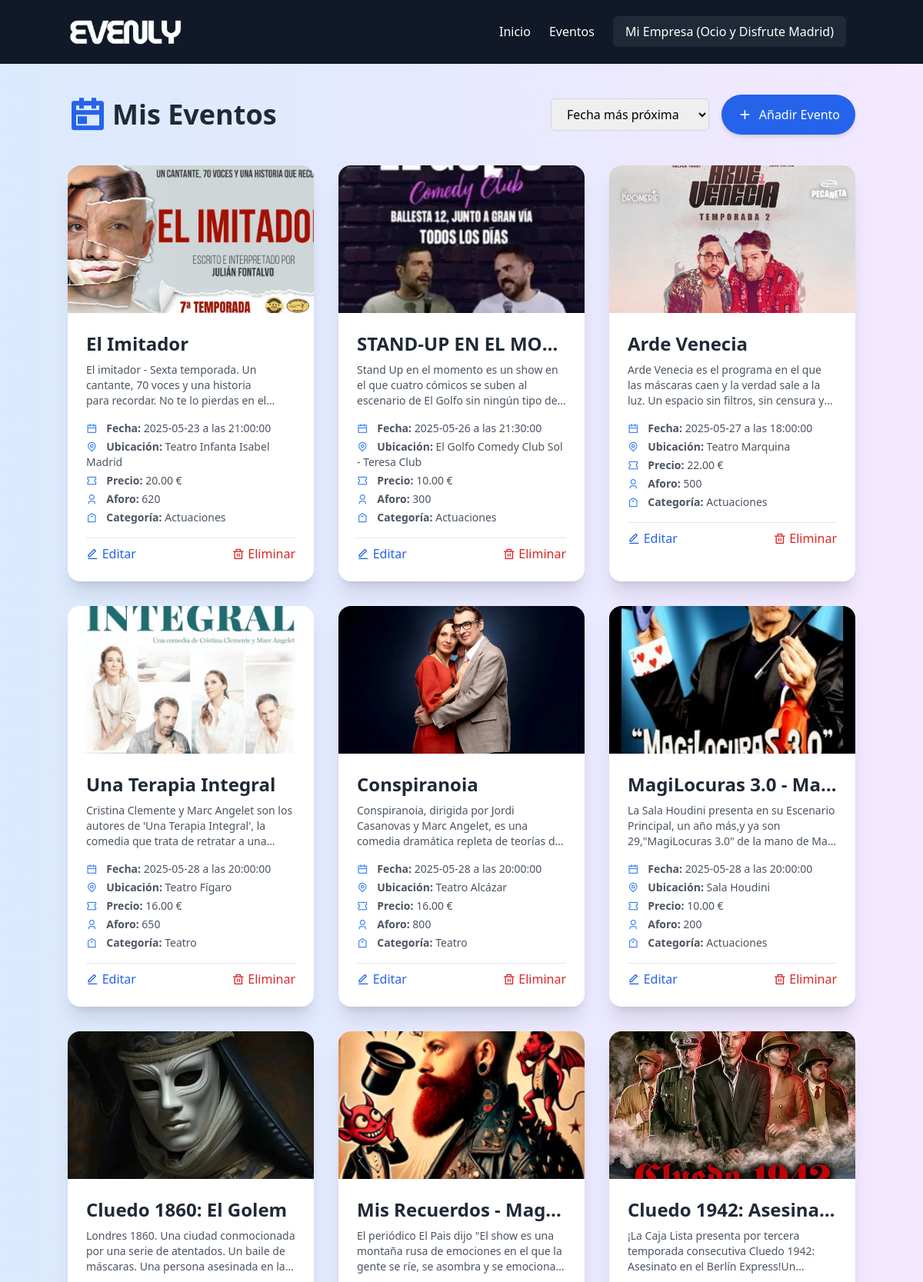
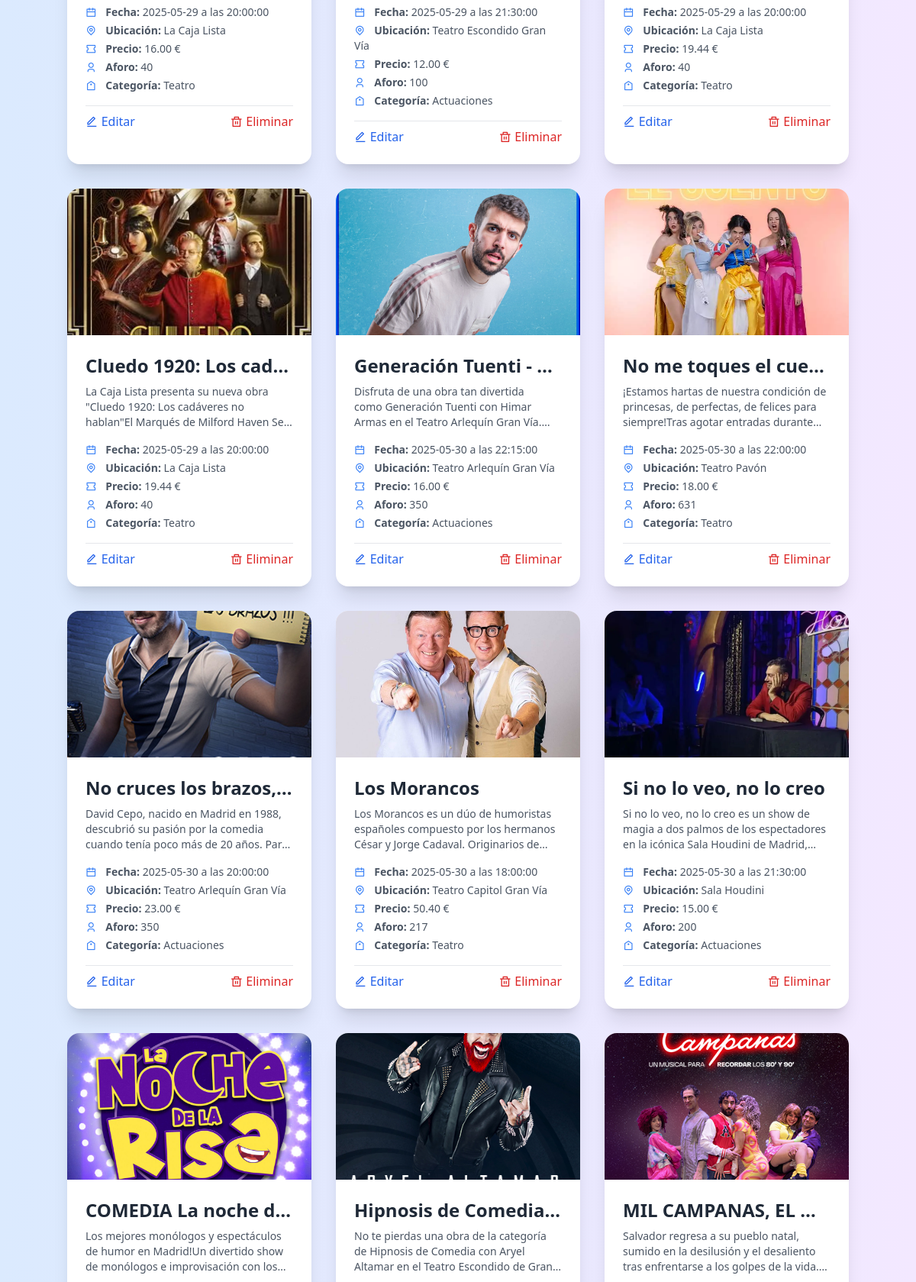
The app's page /deAndresGarcia_Marco_ProyectoTFC/panel_empresa.php (signed in, upper part) with its own data (2 pictures, top to bottom).
### tables this page shows
CREATE TABLE `eventos` (
  `id_evento` int(11) NOT NULL,
  `nombre` varchar(255) NOT NULL,
  `descripcion` text DEFAULT NULL,
  `fecha` datetime NOT NULL,
  `hora` time NOT NULL,
  `ubicacion` varchar(255) NOT NULL,
  `precio` decimal(10,2) NOT NULL,
  `imagen` varchar(255) DEFAULT NULL,
  `aforo` int(11) NOT NULL,
  `id_empresa` int(11) NOT NULL,
  `categoria` varchar(50) NOT NULL DEFAULT 'Concierto'
);

### deAndresGarcia_Marco_ProyectoTFC/panel_empresa.php (the view, shortened to what this page needs)
<?php
require_once "conexion.php";
$id_empresa = $_SESSION["id_empresa"];
$orden      = $_GET["orden"] ?? "fecha_proxima";
switch ($orden) {
    default:
        $orderBy = "fecha ASC";        break;
}
$sql  = "SELECT * FROM eventos WHERE id_empresa = :id_empresa ORDER BY $orderBy";
$stmt = $conexion->prepare($sql);
$stmt->bindParam(":id_empresa", $id_empresa, PDO::PARAM_INT);
$stmt->execute();
$eventos = $stmt->fetchAll(PDO::FETCH_ASSOC);
?>
<!DOCTYPE html>
<html lang="es">
<head>
    <script src="https://cdn.tailwindcss.com"></script>
    <link href="https://cdn.jsdelivr.net/npm/remixicon@3.5.0/fonts/remixicon.css" rel="stylesheet">
</head>
<body class="bg-gradient-to-r from-blue-100 to-purple-100">
<?php include 'includes/headerContacto.php'; ?>
<main class="flex-1 w-full px-4 lg:px-0">
  <div class="container mx-auto py-10">
    <div class="flex flex-col md:flex-row md:items-center md:justify-between gap-6 mb-10">
      <h1 class="text-4xl font-extrabold text-gray-800 flex items-center gap-2">
        <i class="ri-calendar-event-line text-blue-600 text-5xl"></i>
        Mis Eventos
      </h1>
      <div class="flex flex-col sm:flex-row sm:items-center gap-4">
        <form method="GET" class="flex flex-col sm:flex-row sm:items-center gap-2">
          <select name="orden" id="orden" onchange="this.form.submit()" class="px-4 py-2 rounded-md border border-gray-300 focus:ring focus:ring-blue-300">
            <option value="fecha_proxima" <?= $orden === "fecha_proxima" ? "selected" : "" ?>>Fecha más próxima</option>
          </select>
        </form>
        <a href="crear_evento.php" class="inline-flex items-center gap-2 bg-blue-600 text-white px-5 py-3 rounded-full shadow-md hover:bg-blue-700 transition">
          <i class="ri-add-line text-xl"></i> Añadir Evento
        </a>
      </div>
    </div>
    <?php if (count($eventos) === 0): ?>
      <p class="text-gray-600 text-center text-lg">No se encontraron eventos.</p>
    <?php else: ?>
      <div class="grid grid-cols-1 md:grid-cols-2 lg:grid-cols-3 gap-8">
        <?php foreach ($eventos as $evento): ?>
          <div class="bg-white rounded-2xl shadow-xl overflow-hidden hover:shadow-2xl transition duration-300">
            <?php if (!empty($evento["imagen"])): ?>
              <img src="uploads_eventos/<?= htmlspecialchars($evento["imagen"]) ?>" alt="<?= htmlspecialchars($evento["nombre"]) ?>" class="w-full h-48 object-cover">
            <?php else: ?>
              <div class="w-full h-48 bg-gradient-to-r from-blue-200 to-purple-200 flex items-center justify-center text-gray-400">
                <i class="ri-image-line text-5xl"></i>
              </div>
            <?php endif; ?>
            <div class="p-6">
              <h2 class="text-2xl font-bold text-gray-800 mb-2 truncate"><?= htmlspecialchars($evento["nombre"]) ?></h2>
              <p class="text-gray-600 text-sm mb-4 line-clamp-3"><?= strip_tags($evento["descripcion"]) ?></p>
              <ul class="text-sm text-gray-600 space-y-1 mb-4">
                <li><i class="ri-calendar-line text-blue-500 mr-2"></i>
                  <strong>Fecha:</strong> <?= date("Y-m-d", strtotime($evento["fecha"])) ?> a las <?= htmlspecialchars($evento["hora"]) ?></li>
                <li><i class="ri-map-pin-line text-blue-500 mr-2"></i>
                  <strong>Ubicación:</strong> <?= htmlspecialchars($evento["ubicacion"]) ?></li>
                <li><i class="ri-ticket-line text-blue-500 mr-2"></i>
                  <strong>Precio:</strong> <?= htmlspecialchars($evento["precio"]) ?> €</li>
                <li><i class="ri-user-3-line text-blue-500 mr-2"></i>
                  <strong>Aforo:</strong> <?= htmlspecialchars($evento["aforo"]) ?></li>
                <li><i class="ri-price-tag-line text-blue-500 mr-2"></i>
                  <strong>Categoría:</strong> <?= htmlspecialchars($evento["categoria"]) ?></li>
              </ul>
              <div class="flex justify-between items-center pt-2 border-t mt-4">
                <a href="editar_evento.php?id=<?= $evento["id_evento"] ?>" class="text-blue-600 hover:underline flex items-center gap-1">
                  <i class="ri-edit-line"></i> Editar
                </a>
                <a href="eliminar_evento.php?id=<?= $evento["id_evento"] ?>" class="text-red-600 hover:underline flex items-center gap-1">
                  <i class="ri-delete-bin-line"></i> Eliminar
                </a>
              </div>
            </div>
          </div>
        <?php endforeach; ?>
      </div>
    <?php endif; ?>
  </div>
</main>
</body>
</html>

### deAndresGarcia_Marco_ProyectoTFC/panel_empresa.php (style rules this page uses)
body { display: flex; flex-direction: column; min-height: 100vh; }
main { flex: 1; }

### records on screen
eventos: imagen (picture), nombre "El Imitador", descripcion "El imitador - Sexta temporada. Un cantante, 70 voces y una historia para recordar. No te lo pierdas en…", fecha "2025-05-23", hora "21:00:00", ubicacion "Teatro Infanta Isabel Madrid", precio "20.00", aforo "620", categoria "Actuaciones"
eventos: imagen (picture), nombre "STAND-UP EN EL MO…", descripcion "Stand Up en el momento es un show en el que cuatro cómicos se suben al escenario de El Golfo sin ningún tipo…", fecha "2025-05-26", hora "21:30:00", ubicacion "El Golfo Comedy Club Sol - Teresa Club", precio "10.00", aforo "300", categoria "Actuaciones"
eventos: imagen (picture), nombre "Arde Venecia", descripcion "Arde Venecia es el programa en el que las máscaras caen y la verdad sale a la luz. Un espacio sin filtros, sin censura…", fecha "2025-05-27", hora "18:00:00", ubicacion "Teatro Marquina", precio "22.00", aforo "500", categoria "Actuaciones"
eventos: imagen (picture), nombre "Una Terapia Integral", descripcion "Cristina Clemente y Marc Angelet son los autores de 'Una Terapia Integral', la comedia que trata de retratar a…", fecha "2025-05-28", hora "20:00:00", ubicacion "Teatro Fígaro", precio "16.00", aforo "650", categoria "Teatro"
eventos: imagen (picture), nombre "Conspiranoia", descripcion "Conspiranoia, dirigida por Jordi Casanovas y Marc Angelet, es una comedia dramática repleta de teorías…", fecha "2025-05-28", hora "20:00:00", ubicacion "Teatro Alcázar", precio "16.00", aforo "800", categoria "Teatro"
eventos: imagen (picture), nombre "MagiLocuras 3.0 - Ma…", descripcion "La Sala Houdini presenta en su Escenario Principal, un año más,y ya son 29,\"MagiLocuras 3.0\" de la mano de…", fecha "2025-05-28", hora "20:00:00", ubicacion "Sala Houdini", precio "10.00", aforo "200", categoria "Actuaciones"
eventos: imagen (picture), nombre "Cluedo 1860: El Golem", descripcion "Londres 1860. Una ciudad conmocionada por una serie de atentados. Un baile de máscaras. Una persona asesinada en…", fecha "2025-05-29", hora "20:00:00", ubicacion "La Caja Lista", precio "16.00", aforo "40", categoria "Teatro"
eventos: imagen (picture), nombre "Mis Recuerdos - Mag…", descripcion "El periódico El Pais dijo \"El show es una montaña rusa de emociones en el que la gente se ríe, se asombra y se…", fecha "2025-05-29", hora "21:30:00", ubicacion "Teatro Escondido Gran Vía", precio "12.00", aforo "100", categoria "Actuaciones"
eventos: imagen (picture), nombre "Cluedo 1942: Asesina…", descripcion "¡La Caja Lista presenta por tercera temporada consecutiva Cluedo 1942: Asesinato en el Berlín…", fecha "2025-05-29", hora "20:00:00", ubicacion "La Caja Lista", precio "19.44", aforo "40", categoria "Teatro"
eventos: imagen (picture), nombre "Cluedo 1920: Los cad…", descripcion "La Caja Lista presenta su nueva obra \"Cluedo 1920: Los cadáveres no hablan\"El Marqués de Milford Haven…", fecha "2025-05-29", hora "20:00:00", ubicacion "La Caja Lista", precio "19.44", aforo "40", categoria "Teatro"
eventos: imagen (picture), nombre "Generación Tuenti -…", descripcion "Disfruta de una obra tan divertida como Generación Tuenti con Himar Armas en el Teatro Arlequín…", fecha "2025-05-30", hora "22:15:00", ubicacion "Teatro Arlequín Gran Vía", precio "16.00", aforo "350", categoria "Actuaciones"
eventos: imagen (picture), nombre "No me toques el cue…", descripcion "¡Estamos hartas de nuestra condición de princesas, de perfectas, de felices para siempre!Tras agotar entradas…", fecha "2025-05-30", hora "22:00:00", ubicacion "Teatro Pavón", precio "18.00", aforo "631", categoria "Teatro"
eventos: imagen (picture), nombre "No cruces los brazos,…", descripcion "David Cepo, nacido en Madrid en 1988, descubrió su pasión por la comedia cuando tenía poco más de 20 años.…", fecha "2025-05-30", hora "20:00:00", ubicacion "Teatro Arlequín Gran Vía", precio "23.00", aforo "350", categoria "Actuaciones"
eventos: imagen (picture), nombre "Los Morancos", descripcion "Los Morancos es un dúo de humoristas españoles compuesto por los hermanos César y Jorge Cadaval. Originarios…", fecha "2025-05-30", hora "18:00:00", ubicacion "Teatro Capitol Gran Vía", precio "50.40", aforo "217", categoria "Teatro"
eventos: imagen (picture), nombre "Si no lo veo, no lo creo", descripcion "Si no lo veo, no lo creo es un show de magia a dos palmos de los espectadores en la icónica Sala Houdini de…", fecha "2025-05-30", hora "21:30:00", ubicacion "Sala Houdini", precio "15.00", aforo "200", categoria "Actuaciones"
eventos: imagen (picture), nombre "COMEDIA La noche d…", descripcion "Los mejores monólogos y espectáculos de humor en Madrid!Un divertido show de monólogos e improvisación con…"
eventos: imagen (picture), nombre "Hipnosis de Comedia…", descripcion "No te pierdas una obra de la categoría de Hipnosis de Comedia con Aryel Altamar en el Teatro Escondido de…"
eventos: imagen (picture), nombre "MIL CAMPANAS, EL…", descripcion "Salvador regresa a su pueblo natal, sumido en la desilusión y el desaliento tras enfrentarse a los golpes de la…"

### other values on screen
$nombreEmpresa "Ocio y Disfrute Madrid"
